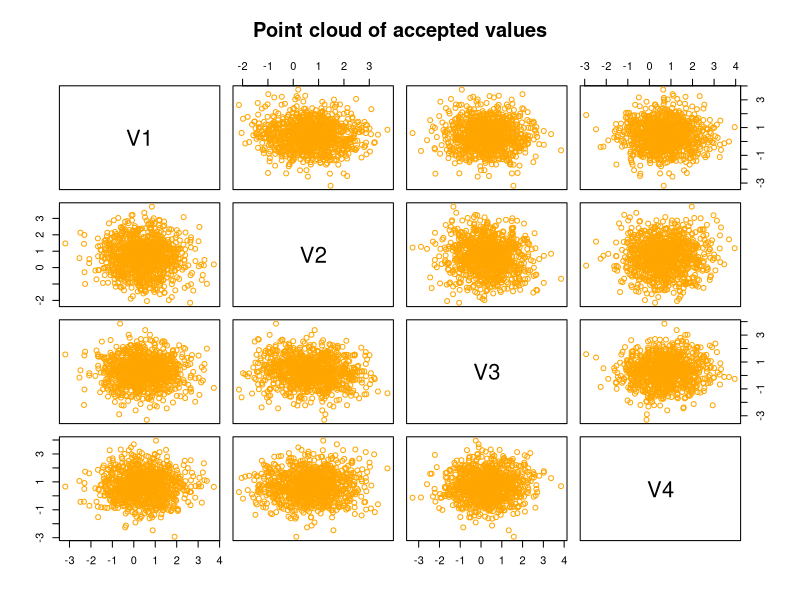

R code for this plot:
library("mvtnorm")
dimensions = 4
num_samples = 1000
burn_in_threshold = 250

# Create a multivariate normal distribution f with some parameters
f_means = runif(dimensions)
f_cov = diag(dimensions)
f = function(x) {
	return(dmvnorm(x, f_means, f_cov))
}

# Create a multivariate normal proposal distribution
means = runif(dimensions)
covariance_matrix = diag(dimensions)
# Initialize previous with a random value
previous = rmvnorm(1, mean = means, sigma = covariance_matrix)
# Create an empty data frame to store the accepted values in
df = data.frame(matrix(ncol = dimensions, nrow = 0))

# Iterate till we have data points equal to the number of samples needed
for(i in 1 : num_samples + burn_in_threshold){
	# Continue this iteration till we accept a value from the proposal distribution
	while(TRUE) {
		# Generate a random value from proposal distribution
		current = rmvnorm(1, mean = means, sigma = covariance_matrix)
		# Calculate alpha using the current and previous
		numerator = f(current) * dmvnorm(previous, means, covariance_matrix) 
		denominator = f(previous) * dmvnorm(current, means, covariance_matrix) 
		alpha = numerator / denominator
		# Check if the current value is feasible
		if (runif(1) < min(alpha, 1)) {
			# Append the current value in data frame once the burn-in threshold has been surpassed
			if(i > burn_in_threshold) {
				df = rbind(df, current)
			}
			# Update the value of previous to current if current is feasible
			previous = current
			# Move onto the next iteration
			break
		}
	}
}

# Print the accepted values
print(head(df, 25))
# Plot a graph of the accepted values
plot(
	df, 
	col="orange",
	main="Point cloud of accepted values"
)
# Estimated means of accepted samples
print(colMeans(df))
# Original means used for f
print(f_means)

# Estimated covariance matrix of accepted samples
print(cov(df))
# Original covariance matrix used for f
print(covariance_matrix)
